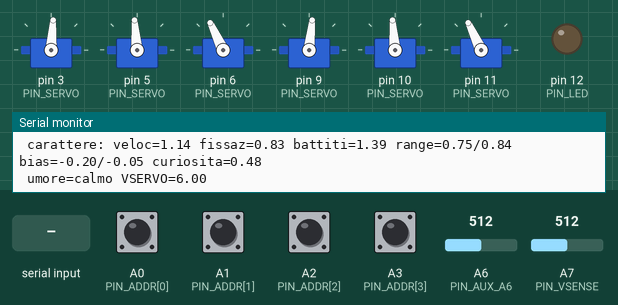
This sketch was run on a simulated Arduino Nano, built with avr-gcc and run on an emulated ATmega328P. Parts: 6 × servo, output pins drawn as LEDs (lit = HIGH), the last lines printed to the serial monitor. Inputs (shaded band) come from the test bench; at power-on: A0 (PIN_ADDR[0]), A1 (PIN_ADDR[1]), A2 (PIN_ADDR[2]), A3 (PIN_ADDR[3]) HIGH, A6 (PIN_AUX_A6) = 512, A7 (PIN_VSENSE) = 512. Random numbers use the default seed unless the sketch sets one; EEPROM starts erased.

Above: at 2.3 s.
2.4 s: "c" received over Serial
At 3.2 s:
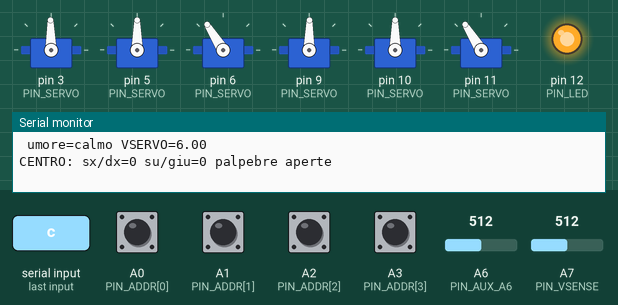
3.9 s: "r" received over Serial
At 5.8 s:
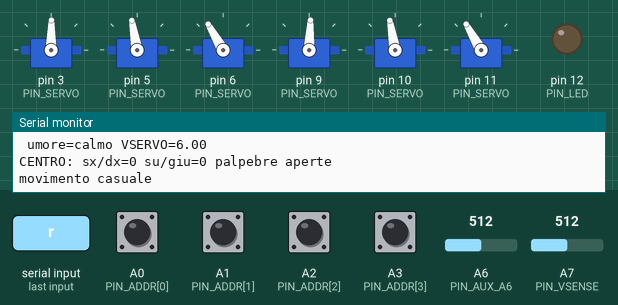
6.9 s: "s" received over Serial
At 19.8 s:
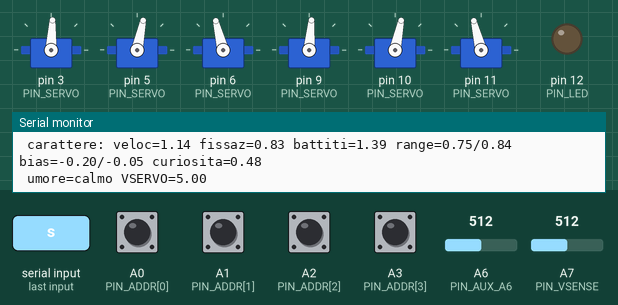
Timing chart, 0 to 22.6 s (numbered marks = the images above; inputs shaded):
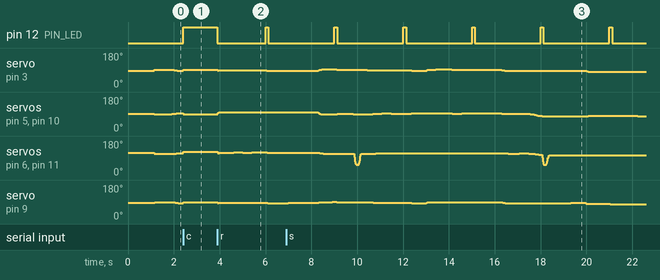

The sketch:

EyeNode_random.ino
```cpp
// =====================================================================
//  EyeNode_random — movimento autonomo e casuale degli occhi di una testa
//  L'Idra, Carnevale di Viareggio 2027 — scheda EyeNode (Arduino Nano)
// =====================================================================
//  Ogni testa e' indipendente: nessun bus, nessun master. Il carattere
//  della testa (velocita', ampiezza, frequenza dei battiti, direzione
//  preferita) viene estratto a caso all'accensione da un seme che
//  dipende dall'indirizzo DIP, da un contatore di accensioni in EEPROM
//  e dal rumore degli ingressi analogici: due teste non si muovono mai
//  allo stesso modo, e la stessa testa cambia a ogni accensione.
//
//  Comportamento:
//    - fissazione di un punto (tempo casuale) con micro-movimenti
//    - saccade (spostamento rapido) verso un nuovo punto, a volte lento
//    - battiti di ciglia casuali, a volte doppi, spesso dopo un grande
//      spostamento; le palpebre seguono lo sguardo su/giu'
//    - "umore" che cambia ogni 1–4 minuti: calmo, curioso, agitato,
//      assonnato
//
//  Seriale 115200: 'c' = tutti i servo al centro e palpebre aperte
//  (per montare le squadrette), 'r' = riprende il movimento casuale,
//  'b' = battito di ciglia, 's' = stato.
//
//  Librerie: solo Servo ed EEPROM (incluse nell'IDE Arduino).
// =====================================================================
#include <Servo.h>
#include <EEPROM.h>
#include <math.h>
#include "config.h"

// ----------------------------------------------------------- pin scheda
const uint8_t PIN_SERVO[2][3] = { {3, 5, 6}, {9, 10, 11} };   // [occhio][sx/dx, su/giu, palpebre]
const uint8_t PIN_ADDR[4] = { A0, A1, A2, A3 };
const uint8_t PIN_LED = 12;
const uint8_t PIN_VSENSE = A7;
const uint8_t PIN_AUX_A6 = A6;
const uint16_t UPDATE_MS = 10;
const int EEPROM_BOOT_ADDR = 0;

enum Axis { LR = 0, UD = 1, LID = 2 };
enum Mode { MODE_RANDOM, MODE_CENTER, MODE_PARKED };

// ----------------------------------------------------------- utilita'
static float frand(float a, float b) { return a + (b - a) * (random(0, 10001) / 10000.0f); }
static bool chance(float p) { return random(0, 10000) < (long)(p * 10000.0f); }
static float clampf(float v, float lo, float hi) { return v < lo ? lo : (v > hi ? hi : v); }
static float easeOutCubic(float t) { t = 1.0f - t; return 1.0f - t * t * t; }
static float easeInOutCubic(float t) {
  if (t < 0.5f) return 4.0f * t * t * t;
  float u = -2.0f * t + 2.0f;
  return 1.0f - u * u * u / 2.0f;
}

// Movimento interpolato da 'from' a 'to' in 'dur' ms
struct Move {
  float from = 0, to = 0, cur = 0;
  uint32_t t0 = 0;
  uint16_t dur = 0;
  bool smooth = false;     // false = saccade (parte veloce), true = lento in/out
  void go(float target, uint16_t ms, bool sm, uint32_t now) {
    from = cur; to = target; t0 = now; dur = ms; smooth = sm;
    if (ms == 0) cur = to;
  }
  bool done(uint32_t now) const { return dur == 0 || now - t0 >= dur; }
  void update(uint32_t now) {
    if (done(now)) { cur = to; return; }
    float t = (now - t0) / (float)dur;
    cur = from + (to - from) * (smooth ? easeInOutCubic(t) : easeOutCubic(t));
  }
};

// ----------------------------------------------------------- carattere e umore
struct Personality {
  float speed, fixScale, blinkScale, rangeLR, rangeUD, biasLR, biasUD, curiosity, vergence, lidOpen;
};

struct Mood { const char *name; float fix, speed, range, blink, lid; uint8_t weight; };
const Mood MOODS[] = {
  // nome        fissaz. veloc. ampiezza battiti palpebre peso
  { "calmo",     1.6f,   0.80f, 0.60f,   1.30f,  0.00f,   30 },
  { "curioso",   1.0f,   1.00f, 1.00f,   1.00f,  0.05f,   40 },
  { "agitato",   0.45f,  1.25f, 1.00f,   0.60f,  0.08f,   20 },
  { "assonnato", 2.0f,   0.60f, 0.50f,   1.80f, -0.35f,   10 },
};
const uint8_t MOOD_CALM = 0, MOOD_SLEEPY = 3, N_MOODS = sizeof(MOODS) / sizeof(MOODS[0]);

// ----------------------------------------------------------- stato
Servo servo[2][3];
uint8_t addr = 0, nEyes = 2;
uint32_t seed = 0;
uint16_t bootCount = 0;
Personality P;
uint8_t mood = 1;
Mode mode = MODE_RANDOM;

Move gazeLR, gazeUD, lid;
float fixLR = 0, fixUD = 0;          // punto fissato (i micro-movimenti ci girano attorno)
float lidLevel = 0.9f;               // palpebre a riposo (filtrate)
uint8_t blinkPhase = 0;              // 0 nessuno, 1 chiusura, 2 chiuse, 3 apertura
uint8_t blinksPending = 0;
uint32_t blinkHoldUntil = 0;
uint32_t nextGazeAt = 0, nextBlinkAt = 0, nextMicroAt = 0, nextMoodAt = 0;
uint32_t lastUpdate = 0;

float vservo = 6.0f, vbatt = 12.8f;
uint32_t lowServoSince = 0, critBattSince = 0;
bool servoLow = false, battLow = false;

// ----------------------------------------------------------- ingressi
uint8_t readAddress() {
  uint8_t a = 0;
  for (uint8_t i = 0; i < 4; i++) {
    pinMode(PIN_ADDR[i], INPUT_PULLUP);
  }
  delay(5);
  for (uint8_t i = 0; i < 4; i++) {
    if (digitalRead(PIN_ADDR[i]) == LOW) a |= (1 << i);   // DIP ON = chiuso a GND = bit 1
  }
  return a;
}

uint32_t makeSeed(uint8_t a) {
  EEPROM.get(EEPROM_BOOT_ADDR, bootCount);
  bootCount++;
  EEPROM.put(EEPROM_BOOT_ADDR, bootCount);
  uint32_t h = 2166136261UL;                               // FNV-1a
  auto mix = [&](uint32_t v) { for (uint8_t i = 0; i < 4; i++) { h ^= (v >> (8 * i)) & 0xFF; h *= 16777619UL; } };
  mix(a);
  mix(bootCount);
  for (uint8_t i = 0; i < 48; i++) {                       // rumore ADC + jitter temporale
    mix(analogRead(PIN_AUX_A6) ^ ((uint32_t)analogRead(PIN_VSENSE) << 10) ^ micros());
    delayMicroseconds(13 + (h & 63));
  }
  return h ? h : 0x1DA2027UL;
}

// ----------------------------------------------------------- carattere / umore
void rollPersonality() {
  P.speed      = frand(0.80f, 1.25f);
  P.fixScale   = frand(0.70f, 1.50f);
  P.blinkScale = frand(0.70f, 1.40f);
  P.rangeLR    = frand(RANGE_LR_MIN, RANGE_LR_MAX);
  P.rangeUD    = frand(RANGE_UD_MIN, RANGE_UD_MAX);
  P.biasLR     = frand(-BIAS_LR_MAX, BIAS_LR_MAX);
  P.biasUD     = frand(-BIAS_UD_MAX, BIAS_UD_MAX);
  P.curiosity  = frand(0.25f, 0.60f);
  P.vergence   = nEyes == 2 ? frand(0.0f, 0.06f) : 0.0f;
  P.lidOpen    = frand(0.75f, 0.95f);
  // direzione preferita + ampiezza non devono superare la corsa calibrata
  P.rangeLR = min(P.rangeLR, 0.95f - fabs(P.biasLR));
  P.rangeUD = min(P.rangeUD, 0.95f - fabs(P.biasUD));
}

void pickMood(uint32_t now) {
  uint16_t total = 0;
  for (uint8_t i = 0; i < N_MOODS; i++) total += MOODS[i].weight;
  long r = random(0, total);
  for (uint8_t i = 0; i < N_MOODS; i++) {
    if (r < MOODS[i].weight) { mood = i; break; }
    r -= MOODS[i].weight;
  }
  if (battLow) mood = MOOD_SLEEPY;
  else if (servoLow) mood = MOOD_CALM;
  nextMoodAt = now + random(MOOD_MIN_MS, MOOD_MAX_MS);
  Serial.print(F("umore: ")); Serial.println(MOODS[mood].name);
}

// ----------------------------------------------------------- comportamento
float lidRest() {
  const Mood &M = MOODS[mood];
  return clampf(P.lidOpen + M.lid + LID_FOLLOW * gazeUD.cur, LID_REST_MIN, 1.0f);
}

uint16_t fixationMs() {
  const Mood &M = MOODS[mood];
  return (uint16_t)clampf(frand(FIX_MIN_MS, FIX_MAX_MS) * P.fixScale * M.fix, 120, 12000);
}

void startBlink(uint32_t now, bool allowDouble) {
  if (blinkPhase) return;
  blinksPending = (allowDouble && chance(DOUBLE_BLINK_PROB)) ? 1 : 0;
  blinkPhase = 1;
  lid.cur = lidLevel;
  lid.go(0.0f, BLINK_CLOSE_MS, false, now);
}

void scheduleBlink(uint32_t now) {
  const Mood &M = MOODS[mood];
  nextBlinkAt = now + (uint32_t)(frand(BLINK_MIN_MS, BLINK_MAX_MS) * P.blinkScale * M.blink);
}

void updateBlink(uint32_t now) {
  lid.update(now);
  switch (blinkPhase) {
    case 1:
      if (lid.done(now)) {
        uint16_t hold = BLINK_HOLD_MS;
        if (mood == MOOD_SLEEPY) hold = (uint16_t)(hold * frand(3.0f, 12.0f));   // palpebre "pesanti"
        blinkHoldUntil = now + hold;
        blinkPhase = 2;
      }
      break;
    case 2:
      if ((int32_t)(now - blinkHoldUntil) >= 0) {
        lid.go(lidRest(), (uint16_t)(BLINK_OPEN_MS / MOODS[mood].speed), true, now);
        blinkPhase = 3;
      }
      break;
    case 3:
      if (lid.done(now)) {
        lidLevel = lid.cur;
        if (blinksPending) { blinksPending--; blinkPhase = 0; startBlink(now, false); }
        else { blinkPhase = 0; scheduleBlink(now); }
      }
      break;
  }
}

void pickGaze(uint32_t now) {
  const Mood &M = MOODS[mood];
  float rLR = P.rangeLR * M.range, rUD = P.rangeUD * M.range;
  float tLR, tUD;
  bool big;
  if (chance(0.08f)) {                         // torna a guardare "davanti"
    tLR = P.biasLR + frand(-0.1f, 0.1f);
    tUD = P.biasUD + frand(-0.1f, 0.1f);
  } else if (chance(P.curiosity)) {            // nuovo punto ovunque nel suo range
    tLR = P.biasLR + frand(-rLR, rLR);
    tUD = P.biasUD + frand(-rUD, rUD);
  } else {                                     // piccolo spostamento vicino
    tLR = fixLR + frand(-0.18f, 0.18f);
    tUD = fixUD + frand(-0.12f, 0.12f);
  }
  tLR = clampf(tLR, P.biasLR - P.rangeLR, P.biasLR + P.rangeLR);   // mai oltre il range della testa
  tUD = clampf(tUD, P.biasUD - P.rangeUD, P.biasUD + P.rangeUD);

  float dist = max(fabs(tLR - gazeLR.cur), fabs(tUD - gazeUD.cur));
  big = dist > 0.5f;
  float speed = P.speed * M.speed * SPEED_SCALE;
  uint16_t dur = (uint16_t)((SACCADE_BASE_MS + SACCADE_PER_UNIT * dist) / speed);
  bool glance = chance(GLANCE_PROB);
  if (glance) dur = (uint16_t)(dur * frand(3.0f, 6.0f));

  gazeLR.go(tLR, dur, glance, now);
  gazeUD.go(tUD, dur, glance, now);
  fixLR = tLR; fixUD = tUD;
  nextGazeAt = now + dur + fixationMs();
  nextMicroAt = now + dur + random(150, 600);

  if (big && !glance && chance(BLINK_AFTER_BIG)) startBlink(now, true);
}

void microMove(uint32_t now) {
  if (MICRO_AMP <= 0) return;
  gazeLR.go(clampf(fixLR + frand(-MICRO_AMP, MICRO_AMP), -1, 1), 45, false, now);
  gazeUD.go(clampf(fixUD + frand(-MICRO_AMP, MICRO_AMP), -1, 1), 45, false, now);
  nextMicroAt = now + random(250, 900);
}

// ----------------------------------------------------------- uscite servo
int toUs(const ServoCal &c, float v) {
  v = clampf(v, -1.0f, 1.0f);
  return v >= 0 ? c.mid + (int)((c.pos - c.mid) * v) : c.mid + (int)((c.mid - c.neg) * v);
}
int lidUs(const LidCal &c, float v) {
  return c.closed + (int)((c.open - c.closed) * clampf(v, 0.0f, 1.0f));
}

void writeEyes(float lr, float ud, float lv) {
  uint8_t ci = addr <= MAX_ADDR ? addr : 0;
  for (uint8_t e = 0; e < nEyes; e++) {
    const EyeCal &cal = CAL[ci][e];
    float v = (e == 0) ? P.vergence : -P.vergence;   // occhi leggermente convergenti
    servo[e][LR].writeMicroseconds(toUs(cal.lr, lr + v));
    servo[e][UD].writeMicroseconds(toUs(cal.ud, ud));
    servo[e][LID].writeMicroseconds(lidUs(cal.lid, lv));
  }
}

void attachAll() {
  for (uint8_t e = 0; e < nEyes; e++)
    for (uint8_t a = 0; a < 3; a++) {
      if (servo[e][a].attached()) continue;
      servo[e][a].attach(PIN_SERVO[e][a], 500, 2500);
      delay(ATTACH_STEP_MS);                            // uno alla volta: meno spunto
    }
}

void detachAll() {
  for (uint8_t e = 0; e < nEyes; e++)
    for (uint8_t a = 0; a < 3; a++) servo[e][a].detach();
}

// ----------------------------------------------------------- tensioni
void readVoltages(uint32_t now) {
  float vs = analogRead(PIN_VSENSE) * (5.0f / 1023.0f) * 2.0f;
  vservo += (vs - vservo) * 0.05f;
  if (vservo < VSERVO_LOW) {
    if (!lowServoSince) lowServoSince = now;
    if (!servoLow && now - lowServoSince > 3000) {
      servoLow = true; mood = MOOD_CALM;
      Serial.println(F("ATTENZIONE: VSERVO bassa, movimento ridotto"));
    }
  } else { lowServoSince = 0; servoLow = false; }

#if BATT_SENSE_ENABLED
  float vb = analogRead(PIN_AUX_A6) * (5.0f / 1023.0f) * BATT_DIVIDER;
  vbatt += (vb - vbatt) * 0.02f;
  battLow = vbatt < BATT_LOW;
  if (battLow && mood != MOOD_SLEEPY && mode == MODE_RANDOM) mood = MOOD_SLEEPY;
  if (mode == MODE_RANDOM && vbatt < BATT_CRIT) {
    if (!critBattSince) critBattSince = now;
    if (now - critBattSince > 10000UL) {               // la testa "si addormenta"
      Serial.println(F("BATTERIA SCARICA: occhi chiusi, servo staccati"));
      writeEyes(0, -0.3f, 0.0f);
      delay(600);
      detachAll();
      mode = MODE_PARKED;
    }
  } else critBattSince = 0;
  if (mode == MODE_PARKED && vbatt > BATT_RESUME) {
    Serial.println(F("batteria ok, riparto"));
    attachAll();
    mode = MODE_RANDOM;
  }
#endif
}

// ----------------------------------------------------------- LED di stato
void updateLed(uint32_t now) {
  bool on;
  if (mode == MODE_CENTER) on = true;
  else if (mode == MODE_PARKED) on = (now % 4000) < 150;
  else if (servoLow || battLow) on = (now % 250) < 60;
  else {                                   // ogni 3 s lampeggia 'addr' volte (identifica la testa)
    uint16_t t = now % 3000;
    uint8_t n = addr ? addr : 1;
    on = t < n * 300u && (t % 300) < 120;
  }
  digitalWrite(PIN_LED, on);
}

// ----------------------------------------------------------- seriale
void printStatus() {
  Serial.print(F("EyeNode addr=")); Serial.print(addr);
  Serial.print(F(" occhi=")); Serial.print(nEyes);
  Serial.print(F(" boot=")); Serial.print(bootCount);
  Serial.print(F(" seed=0x")); Serial.println(seed, HEX);
  Serial.print(F(" carattere: veloc=")); Serial.print(P.speed, 2);
  Serial.print(F(" fissaz=")); Serial.print(P.fixScale, 2);
  Serial.print(F(" battiti=")); Serial.print(P.blinkScale, 2);
  Serial.print(F(" range=")); Serial.print(P.rangeLR, 2); Serial.print('/'); Serial.print(P.rangeUD, 2);
  Serial.print(F(" bias=")); Serial.print(P.biasLR, 2); Serial.print('/'); Serial.print(P.biasUD, 2);
  Serial.print(F(" curiosita=")); Serial.println(P.curiosity, 2);
  Serial.print(F(" umore=")); Serial.print(MOODS[mood].name);
  Serial.print(F(" VSERVO=")); Serial.print(vservo, 2);
#if BATT_SENSE_ENABLED
  Serial.print(F(" VBATT=")); Serial.print(vbatt, 2);
#endif
  Serial.println();
}

void handleSerial(uint32_t now) {
  while (Serial.available()) {
    char c = Serial.read();
    if (c == 'c') { mode = MODE_CENTER; Serial.println(F("CENTRO: sx/dx=0 su/giu=0 palpebre aperte")); }
    else if (c == 'r') {
      if (mode == MODE_PARKED) attachAll();
      mode = MODE_RANDOM; nextGazeAt = now; Serial.println(F("movimento casuale"));
    }
    else if (c == 'b') startBlink(now, false);
    else if (c == 's') printStatus();
  }
}

// ----------------------------------------------------------- setup / loop
void setup() {
  pinMode(PIN_LED, OUTPUT);
  Serial.begin(115200);
  addr = readAddress();
  nEyes = EYES_FOR_ADDR[addr <= MAX_ADDR ? addr : 0];
  seed = makeSeed(addr);
  randomSeed(seed);
  rollPersonality();

  // posizione iniziale scritta PRIMA di agganciare: il primo impulso e' gia' giusto
  gazeLR.cur = P.biasLR; gazeUD.cur = P.biasUD; lidLevel = P.lidOpen;
  writeEyes(gazeLR.cur, gazeUD.cur, lidLevel);
  delay(addr * START_DELAY_PER_ADDR_MS + random(0, 400));   // le teste partono sfasate
  attachAll();

  uint32_t now = millis();
  pickMood(now);
  printStatus();
  nextGazeAt = now + random(300, 2000);
  scheduleBlink(now);
  lastUpdate = now;
}

void loop() {
  uint32_t now = millis();
  handleSerial(now);
  if (now - lastUpdate < UPDATE_MS) return;
  lastUpdate = now;

  readVoltages(now);
  updateLed(now);

  if (mode == MODE_PARKED) return;
  if (mode == MODE_CENTER) { writeEyes(0, 0, 1.0f); return; }

  if ((int32_t)(now - nextMoodAt) >= 0) pickMood(now);

  bool moving = !gazeLR.done(now) || !gazeUD.done(now);
  if (!moving && (int32_t)(now - nextGazeAt) >= 0) pickGaze(now);
  else if (!moving && (int32_t)(now - nextMicroAt) >= 0 && nextGazeAt - now > 150) microMove(now);
  gazeLR.update(now);
  gazeUD.update(now);

  if (!blinkPhase && (int32_t)(now - nextBlinkAt) >= 0) startBlink(now, true);
  updateBlink(now);
  if (!blinkPhase) lidLevel += (lidRest() - lidLevel) * 0.08f;   // palpebre seguono lo sguardo

  writeEyes(gazeLR.cur, gazeUD.cur, blinkPhase ? lid.cur : lidLevel);
}
```

Source omitted: config.h (5865 bytes)

Measured:
- after the input at 2.4 s, servo on pin 6 (PIN_SERVO), servo on pin 11 (PIN_SERVO): 116° → 122° at once
- after the input at 3.9 s, pin 12 (PIN_LED): HIGH → LOW at once, → HIGH 2.1 s later, → LOW 0.12 s later; servo on pin 3 (PIN_SERVO): 91° → 90° at once, → 89° 1.1 s later, → 87° 1.0 s later, → 86° 0.55 s later; servo on pin 9 (PIN_SERVO): 89° → 87° at once, → 84° 2.1 s later
